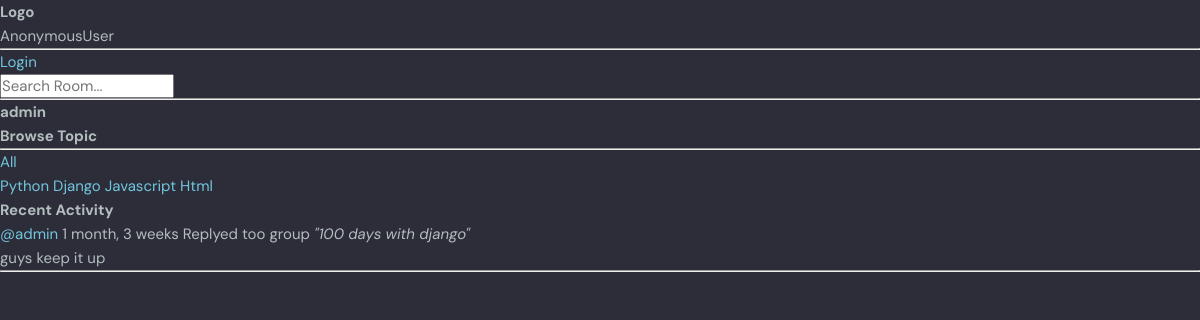
The app's page /profile/1 with its own data.
### chatroom/models.py (models this page shows, shortened)
class Topic(models.Model):
    name = models.CharField(max_length=200)

class Message(models.Model):
    user = models.ForeignKey(User,on_delete=models.CASCADE,default="")
    room = models.ForeignKey(Room,on_delete=models.CASCADE)
    body = models.TextField()
    update = models.DateTimeField(auto_now=True)
    created = models.DateTimeField(auto_now_add=True)
    def __str__(self) -> str:
        return self.body[0: 40]
    class Meta:
        ordering = ['-update','-created']

class Room(models.Model):
    host = models.ForeignKey(User,on_delete=models.SET_NULL,null=True)
    topic = models.ForeignKey(Topic,on_delete=models.SET_NULL,null=True)
    name = models.CharField(max_length=200)
    description = models.TextField(null = True,blank=True)
    participants = models.ManyToManyField(User,related_name='participants')
    update = models.DateTimeField(auto_now=True)
    created = models.DateTimeField(auto_now_add=True)
    class Meta:
        ordering = ['-update','-created']
    def __str__(self) -> str:
        return self.name

### chatroom/views.py (the view)
# urls.py: path("profile/<str:pk>",views.userprofile,name = 'profile'),
def  userprofile(request,pk):
    user = User.objects.get(id=pk)
    rooms = user.room_set.all()
    room_message = user.message_set.all()
    topics = Topic.objects.all()
    dic = {
        "user":user,
        "rooms":rooms,
        "room_messages":room_message,
        "topics":topics,
    }
    return render(request,'html/profile.html',dic)

### chatroom/templates/html/profile.html (shortened to what this page needs)
{%extends 'html/base.html' %}
{% block body %}
<h3>{{user.username}}</h3>
<div class="user-container">
    <div>
        {% include 'html/topic_component.html' %}
    </div>
    <div>
        {% include 'html/activity_component.html' %}
    </div>
</div>
{% endblock body %}

### chatroom/templates/html/base.html (shortened to what this page needs)
<!DOCTYPE html>
{% load static %}
<html lang="en">
<head>
    <link rel="stylesheet" href="{% static 'css/style.css' %}" />
</head>
<body>
    {% include 'html/navbar.html' %}
    {% block body %}
    {% endblock%}
</body>
</html>

### chatroom/templates/html/navbar.html
<div>
    <h1>Logo</h1>
    <p>{{request.user}}</p>
    <hr>
    {% if request.user.is_authenticated%}
    <a href="{%url 'logout'%}">Logout</a>
    {% else %}
    <a href="{%url 'login'%}">Login</a>
    {% endif %}
    <form action="{% url 'home' %}">
        <input type="text" name="q" placeholder="Search Room...">
    </form>
</div>
<hr>

### chatroom/templates/html/topic_component.html
<h3> Browse Topic</h3>
<hr>
<div>
    <a href="{%url 'home'%}">All</a>
</div>
{% for topic in topics %}
<a href="{% url 'home' %}?q={{topic.name}}">{{topic.name}}</a>
{% endfor %}

### chatroom/templates/html/activity_component.html (shortened to what this page needs)
<h3>Recent Activity</h3>
{% for message in room_messages%}
    <small>
        <a href="{%url 'profile' message.user.id %}">@{{message.user}}</a> {{message.created|timesince}} Replyed too group <i>"{{message.room}}"</i></small><br>
    <p>{{message}}</p>
    <hr>
{% endfor %}

### chatroom/static/css/style.css (style rules this page uses)
:root { --color-main: #71c6dd; --color-main-light: #e1f6fb; --color-dark: #3f4156; --color-dark-medium: #51546e; --color-dark-light: #696d97; --color-light: #e5e5e5; --color-gray: #8b8b8b; --color-light-gray: #b2bdbd; --color-bg: #2d2d39; --color-success: #5dd693; --color-error: #fc4b0b; }
* { font-family: "DM Sans", -apple-system, BlinkMacSystemFont, "Segoe UI", Roboto, Oxygen, Ubuntu, Cantarell, "Open Sans", "Helvetica Neue", sans-serif; margin: 0; padding: 0; box-sizing: border-box; text-rendering: optimizeLegibility; font-size: inherit; }
html { font-size: 56.25%; }
@media only screen and (min-width: 1200px) { html { font-size: 62.5%; } }
body { line-height: 1.6; font-weight: 400; font-size: 1.5rem; color: var(--color-light-gray); background-color: var(--color-bg); min-height: 100vh; }
a { display: inline-block; color: var(--color-main); text-decoration: none; }

### records on screen
Topic: name "Python"
Topic: name "Django"
Topic: name "Javascript"
Topic: name "Html"
Message: user "admin", created "1 month, 3 weeks", room "100 days with django", body "guys keep it up"

### other values on screen
{{ request.user }} "AnonymousUser"
{{ user.username }} "admin"
